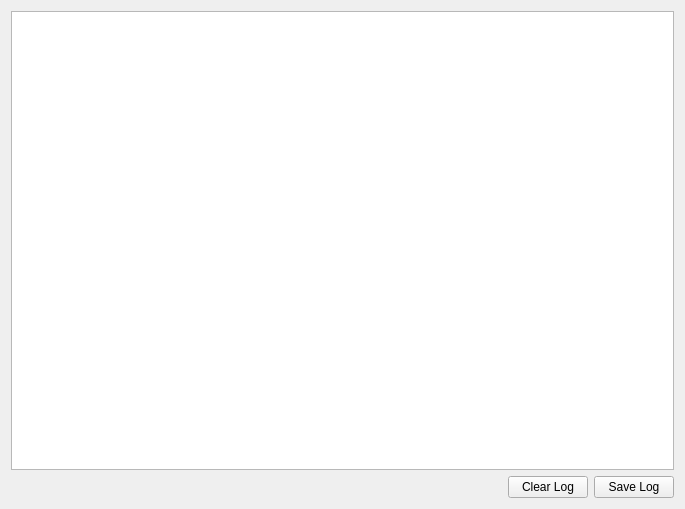
<?xml version="1.0" encoding="UTF-8"?>
<ui version="4.0">
 <class>logging_widget</class>
 <widget class="QWidget" name="logging_widget">
  <property name="geometry">
   <rect>
    <x>0</x>
    <y>0</y>
    <width>685</width>
    <height>509</height>
   </rect>
  </property>
  <property name="windowTitle">
   <string>ReconstructMe - Log</string>
  </property>
  <layout class="QGridLayout" name="gridLayout">
   <item row="0" column="0">
    <layout class="QVBoxLayout" name="verticalLayout">
     <item>
      <widget class="QTableView" name="logtableview">
       <property name="focusPolicy">
        <enum>Qt::NoFocus</enum>
       </property>
       <property name="selectionMode">
        <enum>QAbstractItemView::SingleSelection</enum>
       </property>
       <property name="selectionBehavior">
        <enum>QAbstractItemView::SelectRows</enum>
       </property>
       <property name="showGrid">
        <bool>false</bool>
       </property>
       <property name="gridStyle">
        <enum>Qt::NoPen</enum>
       </property>
       <property name="sortingEnabled">
        <bool>true</bool>
       </property>
       <property name="cornerButtonEnabled">
        <bool>false</bool>
       </property>
       <attribute name="horizontalHeaderStretchLastSection">
        <bool>true</bool>
       </attribute>
       <attribute name="verticalHeaderVisible">
        <bool>false</bool>
       </attribute>
       <attribute name="verticalHeaderStretchLastSection">
        <bool>true</bool>
       </attribute>
      </widget>
     </item>
     <item>
      <layout class="QHBoxLayout" name="horizontalLayout">
       <item>
        <spacer name="horizontalSpacer">
         <property name="orientation">
          <enum>Qt::Horizontal</enum>
         </property>
         <property name="sizeHint" stdset="0">
          <size>
           <width>40</width>
           <height>20</height>
          </size>
         </property>
        </spacer>
       </item>
       <item>
        <widget class="QPushButton" name="btnClear">
         <property name="text">
          <string>Clear Log</string>
         </property>
        </widget>
       </item>
       <item>
        <widget class="QPushButton" name="btnSave">
         <property name="text">
          <string>Save Log</string>
         </property>
        </widget>
       </item>
      </layout>
     </item>
    </layout>
   </item>
  </layout>
 </widget>
 <resources/>
 <connections/>
</ui>
